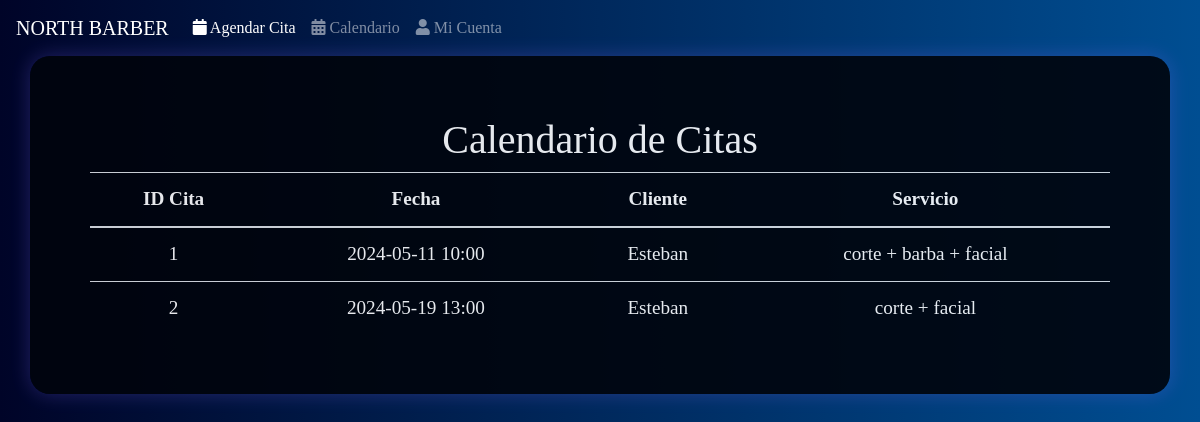
The page /calendario (signed in) on the database as committed earlier.
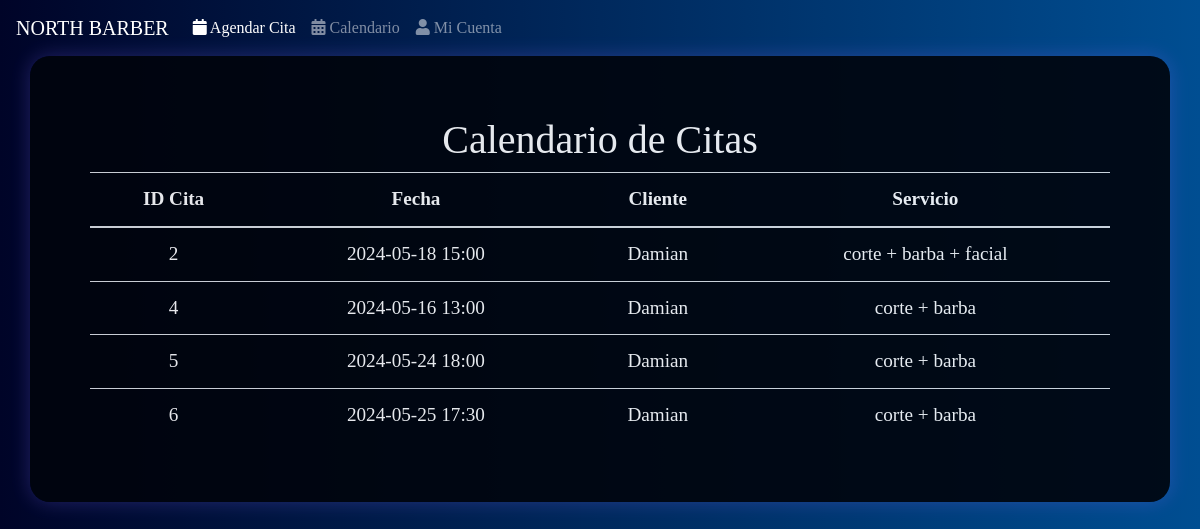
The same page on the database as committed later.
### tables this page shows
CREATE TABLE "cita" (
    id_cita INTEGER PRIMARY KEY,
    cliente INTEGER NOT NULL,
    barbero INTEGER NOT NULL,
    servicio INTEGER NOT NULL,
    fecha DATETIME NOT NULL,
    estado INTEGER NOT NULL,
    FOREIGN KEY (cliente) REFERENCES cliente(id),
    FOREIGN KEY (barbero) REFERENCES barbero(id),
    FOREIGN KEY (servicio) REFERENCES servicio(id_servicio),
    FOREIGN KEY (estado) REFERENCES estado_cita(id)
);

CREATE TABLE cliente (
    id INTEGER PRIMARY KEY,
    nombre VARCHAR(50) NOT NULL,
    apellidos VARCHAR NOT NULL,
    telefono NUMERIC(28, 10) NOT NULL,
    username VARCHAR(50) NOT NULL,
    "password" VARCHAR(12) NOT NULL,
    tipo_usuario_id INTEGER NOT NULL,
    FOREIGN KEY (tipo_usuario_id) REFERENCES tipo_usuario(id)
);

CREATE TABLE "servicio"(
    id_servicio INTEGER PRIMARY KEY,
    tipo VARCHAR(50) NOT NULL
, duracion INTEGER(50) NOT NULL, precio INTEGER(50) NOT NULL);

### app.py (the view)
    def calendario(self):
        barbero_id = session.get("barbero_id")
        if barbero_id:
            conn = DatabaseManager(self.DATABASE).get_connection()
            cursor = conn.cursor()
            cursor.execute(
                """SELECT cita.id_cita, cita.fecha, cliente.nombre, servicio.tipo
                FROM cita
                INNER JOIN cliente ON cita.cliente = cliente.id
                INNER JOIN servicio ON cita.servicio = servicio.id_servicio
                WHERE cita.barbero = ?""",
                (barbero_id,),
            )
            citas = cursor.fetchall()
            conn.close()
            return render_template("calendario.html", citas=citas)
        else:
            return redirect("/")

### app.py (called while the page is built)
    def get_connection(self):
        db = getattr(g, "_database", None)
        if db is None:
            db = g._database = sqlite3.connect(self.database)
        return db

    def close_connection(self, exception):
        db = getattr(g, "_database", None)
        if db is not None:
            db.close()

    def close_connection(self, exception):
        DatabaseManager(self.DATABASE).close_connection(exception)

### templates/calendario.html (shortened to what this page needs)
<!DOCTYPE html>
<html lang="es">
  <head>
    <link
      href="https://stackpath.bootstrapcdn.com/bootstrap/4.3.1/css/bootstrap.min.css"
      rel="stylesheet"
    />
    <link
      rel="stylesheet"
      href="https://use.fontawesome.com/releases/v5.8.1/css/all.css"
    />
  </head>
  <body>
    <nav class="navbar navbar-expand-lg navbar-dark bg-primary">
      <a class="navbar-brand" href="#">NORTH BARBER</a>
      <div class="collapse navbar-collapse" id="navbarNav">
        <ul class="navbar-nav">
          <li class="nav-item active">
            <a class="nav-link" href="/agendar_cita_barbero">
              <i class="fa fa-calendar"></i> Agendar Cita
            </a>
          </li>
          <li class="nav-item">
            <a class="nav-link" href="/calendario">
              <i class="fa fa-calendar-alt"></i> Calendario
            </a>
          </li>
          <li class="nav-item">
            <a class="nav-link" href="/mi_cuenta_barbero">
              <i class="fa fa-user"></i> Mi Cuenta
            </a>
          </li>
        </ul>
      </div>
    </nav>
    <div class="container">
      <h1 class="text-center">Calendario de Citas</h1>
      <table class="table table-striped">
        <thead>
          <tr>
            <th scope="col">ID Cita</th>
            <th scope="col">Fecha</th>
            <th scope="col">Cliente</th>
            <th scope="col">Servicio</th>
          </tr>
        </thead>
        <tbody>
          {% for cita in citas %}
          <tr>
            <td>{{ cita[0] }}</td>
            <td>{{ cita[1] }}</td>
            <td>{{ cita[2] }}</td>
            <td>{{ cita[3] }}</td>
          </tr>
          {% endfor %}
        </tbody>
      </table>
    </div>
  </body>
</html>

Rows that differ between the two databases and show on the page:
no longer on this page (row edited): cita: id_cita "1", fecha "2024-05-11 10:00", nombre "Esteban", tipo "corte + barba + facial"
changed cita id 2: fecha "2024-05-19 13:00" → "2024-05-18 15:00"; nombre "Esteban" → "Damian"; tipo "corte + facial" → "corte + barba + facial"
added cita: id_cita "4", fecha "2024-05-16 13:00", nombre "Damian", tipo "corte + barba"
added cita: id_cita "5", fecha "2024-05-24 18:00", nombre "Damian", tipo "corte + barba"
added cita: id_cita "6", fecha "2024-05-25 17:30", nombre "Damian", tipo "corte + barba"
